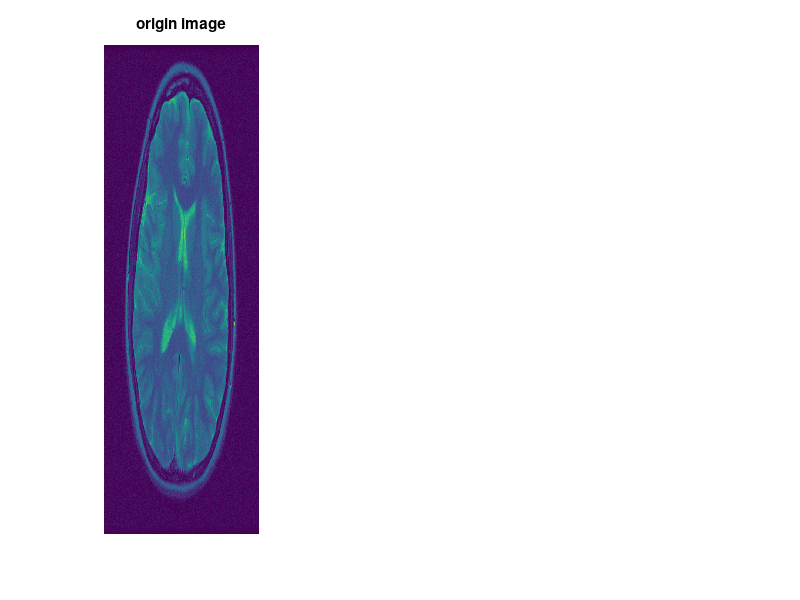

This figure's MATLAB source: (Note: this script raises an error after producing the figure.)
% radial sampling

close all;

load image;
theta = [0.025:0.025:0.15];
% pi/20 -- 0.0401
% pi/30 -- 0.0614
% pi/40 -- 0.0804
% pi/50 -- 0.1014
% pi/60 -- 0.1199
% pi/70 -- 0.1404
% pi/80 -- 0.1587
% pi/90 -- 0.1783
% pi/100 -- 0.1962
% pi/110 -- 0.2148
rotation_angle = [pi/20 pi/30 pi/40 pi/50 pi/70 pi/80];
wavelet_level = 5;
filter_type = 'db1';

im_rec_set = cell(length(theta));

for i = 1:length(theta)
    figure,
    subplot(1,3,1);
    imagesc(abs(im));
    title('origin image');
    axis off;
    
    sample_method = 'radial';
    im_rec = resconstruction(im, theta(i), rotation_angle(i), sample_method, wavelet_level, filter_type);
    subplot(1,3,2);
    imagesc(abs(im_rec));
    title('radial');
    axis off;
    subplot(1,3,3);
    imagesc(abs(im_rec-im));
    title('difference');
    axis off;
    set(gcf, 'Position', [100 100 1500 400]);
    % saveas(gcf, ['./radial/theta_' num2str(theta(i)) '.png'], 'png');
    
    im_rec_set{i} = im_rec;
end
